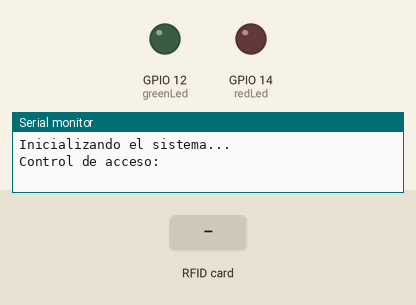
Bench run of a sketch on a simulated ESP32. Shown: output pins drawn as LEDs (lit = HIGH), the last lines printed to the serial monitor. Inputs (shaded band) come from the test bench.

Above: at 1.2 s.
1.3 s: RFID card 5D 52 04 B9 held to the reader
At 2.0 s:
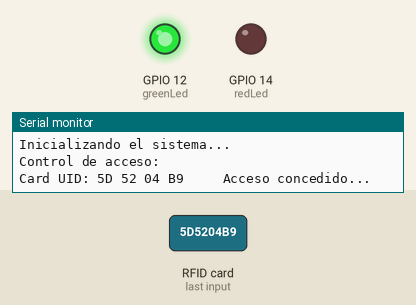
4.3 s: RFID card 5E 7A 19 C4 held to the reader
At 4.6 s:
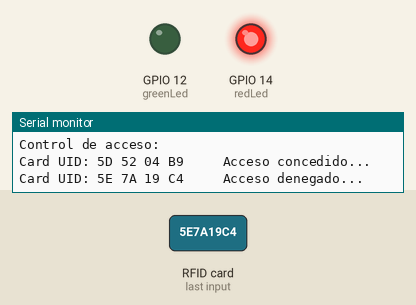
7.3 s: RFID card 19 1B DD C2 held to the reader
At 7.6 s:
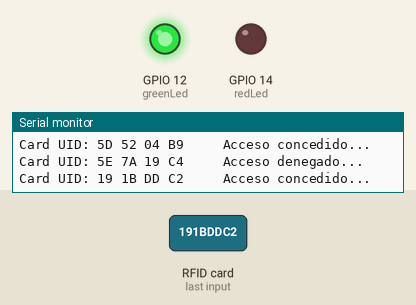
Timing chart, 0 to 10.3 s (numbered marks = the images above; inputs shaded):
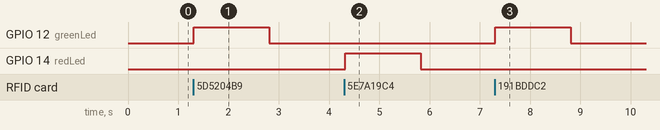

Measured:
- after the input at 1.3 s, GPIO 12 (greenLed): LOW → HIGH at once, → LOW 1.5 s later
- after the input at 4.3 s, GPIO 14 (redLed): LOW → HIGH at once, → LOW 1.5 s later
- after the input at 7.3 s, GPIO 12 (greenLed): LOW → HIGH at once, → LOW 1.5 s later

The sketch:

3.6_Control_de_accesos_con_RC522_y_tarjetas_RFID.ino
```cpp
//Práctica 3 - Daniela Elizondo Hernández
//En este ejercicio se muestra como dar acceso a ciertos UID y se muestre con algo físico como son los LED para dar acceso o denegarlo
// Código para control de accesos con tarjetas RFID usando el ESP32 y el lector MFRC522
#include <SPI.h>               // Incluye la biblioteca SPI para la comunicación
#include <MFRC522.h>          // Incluye la biblioteca para el lector RFID MFRC522

#define RST_PIN  15           // Pin 15 para el reset del RC522
#define SS_PIN  21            // Pin 21 para el SS (SDA) del RC522
#define greenLed 12           // Pin para el LED verde (acceso concedido)
#define redLed 14             // Pin para el LED rojo (acceso denegado)

MFRC522 mfrc522(SS_PIN, RST_PIN); // Crea un objeto para el lector RC522

void setup() {
  Serial.begin(9600);          // Inicia la comunicación serial a 9600 baudios
  Serial.println("Inicializando el sistema...");
  SPI.begin();                 // Inicia el bus SPI
  mfrc522.PCD_Init();         // Inicializa el lector MFRC522
  pinMode(greenLed, OUTPUT);  // Configura el pin del LED verde como salida
  pinMode(redLed, OUTPUT);    // Configura el pin del LED rojo como salida
  Serial.println("Control de acceso:");
}

byte ActualUID[4];             // Almacena el código UID del Tag leído
// abajo reemplaza por el UID de alguna de tus tarjetas que quieras que tenga acceso
byte Usuario1[4] = {0x5D, 0x52, 0x04, 0xB9}; // UID tarjeta CON acceso (reemplaza por tu UID ITESO)
byte Usuario2[4] = {0x19, 0x1B, 0xDD, 0xC2}; // UID de otra tarjeta que quieras que tenga acceso

void loop() {
  // Revisa si hay nuevas tarjetas presentes
  if (mfrc522.PICC_IsNewCardPresent()) {
    // Selecciona una tarjeta
    if (mfrc522.PICC_ReadCardSerial()) {
      // Envía serialmente su UID
      Serial.print(F("Card UID:"));
      for (byte i = 0; i < mfrc522.uid.size; i++) {
        Serial.print(mfrc522.uid.uidByte[i] < 0x10 ? " 0" : " ");
        Serial.print(mfrc522.uid.uidByte[i], HEX); // Imprime el UID en formato hexadecimal
        ActualUID[i] = mfrc522.uid.uidByte[i]; // Almacena el UID leído
      }
      Serial.print("     ");

      // Compara el UID leído con los usuarios permitidos
      if (compareArray(ActualUID, Usuario1)) {
        Serial.println("Acceso concedido...");
        digitalWrite(greenLed, HIGH); // Enciende el LED verde
        delay(1500);                   // Espera 1.5 segundos
        digitalWrite(greenLed, LOW);  // Apaga el LED verde
      } else if (compareArray(ActualUID, Usuario2)) {
        Serial.println("Acceso concedido...");
        digitalWrite(greenLed, HIGH); // Enciende el LED verde
        delay(1500);                   // Espera 1.5 segundos
        digitalWrite(greenLed, LOW);  // Apaga el LED verde
      } else {
        Serial.println("Acceso denegado...");
        digitalWrite(redLed, HIGH);    // Enciende el LED rojo
        delay(1500);                   // Espera 1.5 segundos
        digitalWrite(redLed, LOW);     // Apaga el LED rojo
      }

      // Finaliza la lectura de la tarjeta actual
      mfrc522.PICC_HaltA();
    }
  }
}

// Función para comparar dos vectores (UIDs)
boolean compareArray(byte array1[], byte array2[]) {
  // Compara cada elemento de los arrays
  if (array1[0] != array2[0]) return false;
  if (array1[1] != array2[1]) return false;
  if (array1[2] != array2[2]) return false;
  if (array1[3] != array2[3]) return false;
  return true; // Retorna true si los arrays son iguales
}
```
